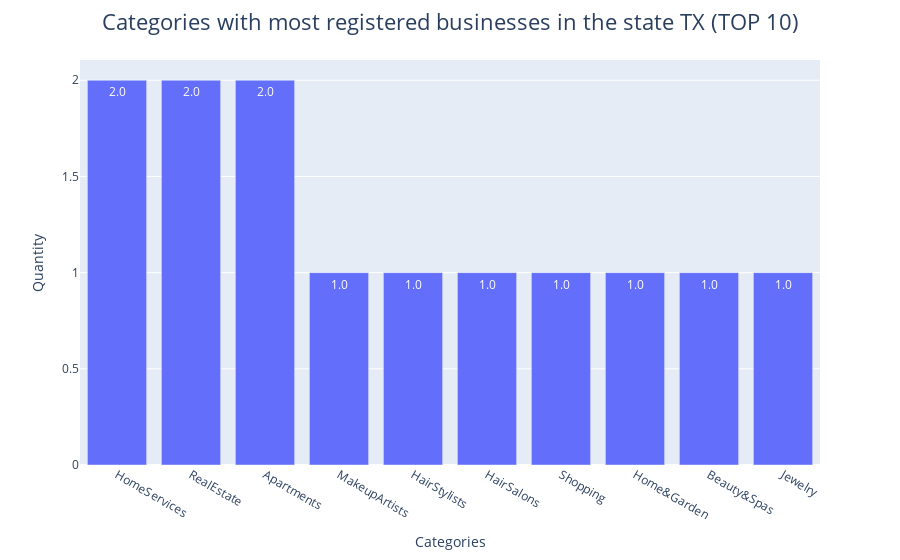

Notebook code for this chart:
### Markdown cell above
[View above chart in Streamlit](https://thiagopastre-portfolio-yelp-projectsourcesstreamlit-c4t962.streamlit.app/)

### Code cell
# Creating a Dataframe containing the categories and the amount of business present in each of them for a SPECIFIC STATE
# This chart can be used interactively using the link below for Streamlit

opt = 'TX'

cat_dict2 = {}

business2 = business[business['state']==opt]

for feature in business2:
    if 'category' in feature:
        new_feature = feature.replace('category_','')
        cat_dict2[new_feature] = business2[feature].sum()

df2 = pd.DataFrame.from_dict(cat_dict2, orient='index').reset_index()
df2 = df2.rename({'index':'categories', 0:'qty'}, axis=1)
df2 = df2.sort_values(by='qty', ascending=False).reset_index(drop=True).head(10)


# Plotting the chart of the categories with the most registered businesses in the selected state

fig = px.bar(df2, y='qty', x='categories', text_auto='.2s',
             labels={
                     "categories": "Categories",
                     "qty": "Quantity"
                     }
            )

fig.update_layout(title_text = f"Categories with most registered businesses in the state {opt} (TOP 10)",
                  title_font_size = 22,
                  title_x=0.5, 
                  )
fig.show()

### Figure 1 — Plotly figure (JSON) as saved in the notebook; plotly's stock layout.template omitted (floating-point values rounded to 4 significant figures)
{"data": [{"alignmentgroup": "True", "hovertemplate": "Categories=%{x}<br>Quantity=%{y}<extra></extra>", "legendgroup": "", "marker": {"color": "#636efa", "pattern": {"shape": ""}}, "name": "", "offsetgroup": "", "orientation": "v", "showlegend": false, "textposition": "auto", "texttemplate": "%{y:.2s}", "type": "bar", "x": ["HomeServices", "RealEstate", "Apartments", "MakeupArtists", "HairStylists", "HairSalons", "Shopping", "Home&Garden", "Beauty&Spas", "Jewelry"], "xaxis": "x", "y": [2, 2, 2, 1, 1, 1, 1, 1, 1, 1], "yaxis": "y"}], "layout": {"barmode": "relative", "legend": {"tracegroupgap": 0}, "margin": {"t": 60}, "title": {"font": {"size": 22}, "text": "Categories with most registered businesses in the state TX (TOP 10)", "x": 0.5}, "xaxis": {"anchor": "y", "domain": [0, 1], "title": {"text": "Categories"}}, "yaxis": {"anchor": "x", "domain": [0, 1], "title": {"text": "Quantity"}}}}
